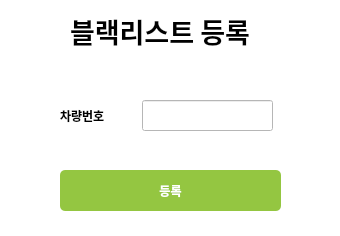
<?xml version="1.0" encoding="UTF-8"?>
<ui version="4.0">
 <class>black_add</class>
 <widget class="QDialog" name="black_add">
  <property name="geometry">
   <rect>
    <x>0</x>
    <y>0</y>
    <width>340</width>
    <height>236</height>
   </rect>
  </property>
  <property name="windowTitle">
   <string>Dialog</string>
  </property>
  <property name="styleSheet">
   <string notr="true">background-color: rgb(255, 255, 255);</string>
  </property>
  <widget class="QLabel" name="label">
   <property name="geometry">
    <rect>
     <x>70</x>
     <y>10</y>
     <width>201</width>
     <height>41</height>
    </rect>
   </property>
   <property name="font">
    <font>
     <family>Sans</family>
     <pointsize>20</pointsize>
     <weight>75</weight>
     <bold>true</bold>
    </font>
   </property>
   <property name="text">
    <string>블랙리스트 등록</string>
   </property>
  </widget>
  <widget class="QLineEdit" name="plate_txt">
   <property name="geometry">
    <rect>
     <x>142</x>
     <y>100</y>
     <width>131</width>
     <height>31</height>
    </rect>
   </property>
  </widget>
  <widget class="QLabel" name="label_2">
   <property name="geometry">
    <rect>
     <x>60</x>
     <y>100</y>
     <width>67</width>
     <height>31</height>
    </rect>
   </property>
   <property name="font">
    <font>
     <family>Sans</family>
     <weight>75</weight>
     <bold>true</bold>
    </font>
   </property>
   <property name="text">
    <string>차량번호</string>
   </property>
  </widget>
  <widget class="QPushButton" name="add_btn">
   <property name="geometry">
    <rect>
     <x>60</x>
     <y>170</y>
     <width>221</width>
     <height>41</height>
    </rect>
   </property>
   <property name="font">
    <font>
     <family>Sans</family>
     <weight>75</weight>
     <bold>true</bold>
    </font>
   </property>
   <property name="styleSheet">
    <string notr="true">QPushButton{
	background-color: rgb(148, 198, 65);
	color: rgb(255, 255, 255);
	border-radius: 5px
}
QPushButton:hover{
	
	background-color: rgb(78, 154, 6);
	border-radius: 5px
}</string>
   </property>
   <property name="text">
    <string>등록</string>
   </property>
  </widget>
 </widget>
 <resources/>
 <connections/>
</ui>
